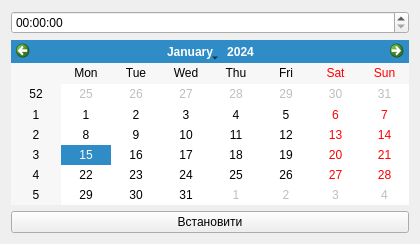
<?xml version="1.0" encoding="UTF-8"?>
<ui version="4.0">
 <class>DateTimeSetup</class>
 <widget class="QWidget" name="DateTimeSetup">
  <property name="geometry">
   <rect>
    <x>0</x>
    <y>0</y>
    <width>420</width>
    <height>244</height>
   </rect>
  </property>
  <property name="windowTitle">
   <string>Form</string>
  </property>
  <layout class="QGridLayout" name="gridLayout_2">
   <item row="0" column="0">
    <layout class="QGridLayout" name="gridLayout">
     <item row="0" column="0">
      <widget class="QTimeEdit" name="timeEdit"/>
     </item>
     <item row="1" column="0">
      <widget class="QCalendarWidget" name="calendarWidget"/>
     </item>
     <item row="2" column="0">
      <widget class="QPushButton" name="pbSet">
       <property name="text">
        <string>Встановити</string>
       </property>
      </widget>
     </item>
    </layout>
   </item>
  </layout>
 </widget>
 <resources/>
 <connections/>
</ui>
